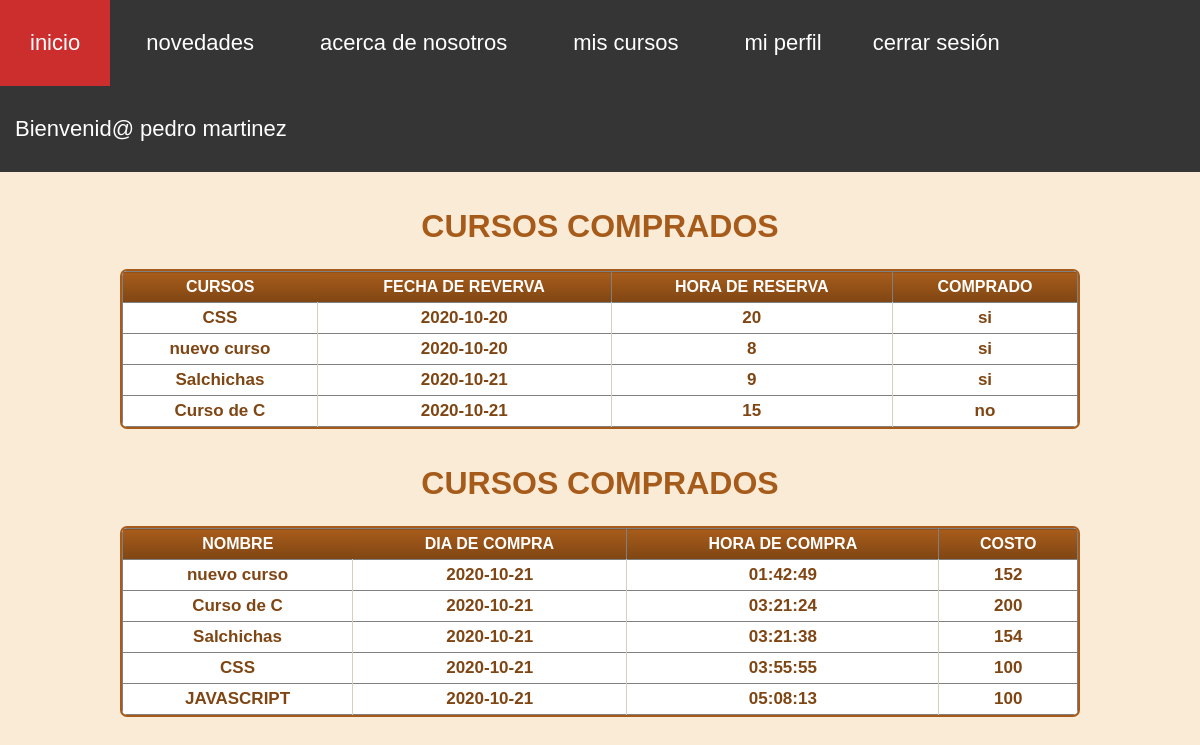
Screenshot of /carrito/lista_con_usuario.php (signed in) with the database file from the repository.
### tables this page shows
CREATE TABLE IF NOT EXISTS `reserva` (
  `id_res` int(11) NOT NULL AUTO_INCREMENT,
  `usuario_res` varchar(25) NOT NULL,
  `curso_res` varchar(25) NOT NULL,
  `fecha_res` date NOT NULL,
  `hora_res` time NOT NULL,
  `cupos` int(11) NOT NULL,
  `horarios` int(11) NOT NULL,
  `descuento` int(11) NOT NULL,
  `id_curso` int(11) NOT NULL,
  `comprado` varchar(2) NOT NULL,
  PRIMARY KEY (`id_res`)
);

CREATE TABLE IF NOT EXISTS `transaccion` (
  `id_transaccion` int(11) NOT NULL AUTO_INCREMENT,
  `dia_compra` date NOT NULL,
  `hora_compra` time NOT NULL,
  `dia_pedido` date NOT NULL,
  `descuento` varchar(2) NOT NULL,
  `nombre_curso` varchar(25) NOT NULL,
  `costo` int(11) NOT NULL,
  `id_curso` int(11) NOT NULL,
  `id_usuario` int(11) NOT NULL,
  PRIMARY KEY (`id_transaccion`)
);

### carrito/lista_con_usuario.php (the view, shortened to what this page needs)
<?php
require_once '../helper/control_par.php';
require_once '../conexion.php';
if(isset($_SESSION['usuario'])){
    $t=$_SESSION['usuario'];
    $usuario=$t['usuario'];
    $id_usua=$t['id_usuario'];
}
$sql="SELECT * FROM reserva";
    $listado=$conn->query($sql);
$sql1="SELECT * FROM transaccion";
    $listado1=$conn->query($sql1);
?>
<!DOCTYPE html>
<html lang="es">
<head>
    <link rel="stylesheet" type="text/css" href="../style/style.css">
    <link rel="stylesheet" type="text/css" href="../style/style1.css">
</head>
<body>
    <?php require_once ('../view/menu_navegacion_us.php'); ?>
    <center>
        <br>
        <br>
        <h1>CURSOS COMPRADOS</h1>
    <div class="datagrid">
    <table border="1">
            <thead>
                <tr>
                    <th>CURSOS</th>
                    <th>FECHA DE REVERVA</th>
                    <th>HORA DE RESERVA</th>
                    <th>COMPRADO</th>
                </tr>
            </thead>
            <tbody>
                <?php
                if($listado->num_rows>0){
                    while ($row=$listado->fetch_assoc()){
                        $usuario_res=$row['usuario_res'];
                        if($usuario==$usuario_res){
                        ?>
                <tr>
                    <td><?php echo $row['curso_res'];?></td>
                    <td><?php echo $row['fecha_res'];?></td>
                    <td><?php echo $row['horarios'];?></td>
                    <td><?php echo $row['comprado'];?></td>
                </tr>
                <?php
                    }
                    }
                }
                else{
                    echo "No existen datos en la tabla";
                }
                ?>
            </tbody>
        </table>
        </div>
        </center>
        <center>
        <br>
        <br>
        <h1>CURSOS COMPRADOS</h1>
        <div class="datagrid">
        <table border="1">
            <thead>
                <tr>
                    <th>NOMBRE</th>
                    <th>DIA DE COMPRA</th>
                    <th>HORA DE COMPRA</th>
                    <th>COSTO</th>
                </tr>
            </thead>
            <tbody>
                <?php
                if($listado1->num_rows>0){
                    while ($row=$listado1->fetch_assoc()){
                        $usuario_id=$row['id_usuario'];
                        if( $id_usua==$usuario_id){
                        ?>
                <tr>
                    <td><?php echo $row['nombre_curso'];?></td>
                    <td><?php echo $row['dia_compra'];?></td>
                    <td><?php echo $row['hora_compra'];?></td>
                    <td><?php echo $row['costo'];?></td>
                </tr>
                <?php
                    }
                    }
                }
                else{
                    echo "No existen datos en la tabla";
                }
                ?>
            </tbody>
        </table>
            </div>
        </center>
</body>
</html>

### style/style.css (style rules this page uses)
* { margin:0;; padding:0px; font-family: sans-serif; box-sizing: border-box; font-family: Arial, Helvetica, sans-serif; }
body { background-color: antiquewhite; }

### style/style1.css (style rules this page uses)
.datagrid table { border-collapse: collapse; text-align: left; width: 100%; text-align: center; }
.datagrid { margin-top: 2em; font: normal 12px/150% Arial, Helvetica, sans-serif; background: #fff; overflow: hidden; border: 2px solid #A65B1A; -webkit-border-radius: 7px; -moz-border-radius: 7px; border-radius: 7px; width: 80%; text-align: center; }
.datagrid table td, .datagrid table th { padding: 6px 8px; }
.datagrid table thead th { background:-webkit-gradient( linear, left top, left bottom, color-stop(0.05, #A65B1A), color-stop(1, #7F4614) ); background:-moz-linear-gradient( center top, #A65B1A 5%, #7F4614 100% ); filter:progid:DXImageTransform.Microsoft.gradient(startColorstr='#A65B1A', endColorstr='#7F4614'); background-color:#A65B1A; color:#FFFFFF; font-size: 16px; font-weight: bold; border-left: 0px solid #BF691E; }
.datagrid table thead th:first-child { border: none; }
.datagrid table tbody td { color: #7F4614; border-left: 1px solid #D9CFB8; font-size: 17px; font-weight: bold; }
.datagrid table tbody td:first-child { border-left: none; }
.datagrid table tbody tr:last-child td { border-bottom: none; }

### carrito/lista_con_usuario.php (style rules this page uses)
h1 { color: #A65B1A; }

### rows the page displays
reserva: curso_res "CSS", fecha_res "2020-10-20", horarios "20", comprado "si"
reserva: curso_res "nuevo curso", fecha_res "2020-10-20", horarios "8", comprado "si"
reserva: curso_res "Salchichas", fecha_res "2020-10-21", horarios "9", comprado "si"
reserva: curso_res "Curso de C", fecha_res "2020-10-21", horarios "15", comprado "no"
transaccion: nombre_curso "nuevo curso", dia_compra "2020-10-21", hora_compra "01:42:49", costo "152"
transaccion: nombre_curso "Curso de C", dia_compra "2020-10-21", hora_compra "03:21:24", costo "200"
transaccion: nombre_curso "Salchichas", dia_compra "2020-10-21", hora_compra "03:21:38", costo "154"
transaccion: nombre_curso "CSS", dia_compra "2020-10-21", hora_compra "03:55:55", costo "100"
transaccion: nombre_curso "JAVASCRIPT", dia_compra "2020-10-21", hora_compra "05:08:13", costo "100"

### other values shown
$nombre['nombres'] "pedro"
$nombre['apellidos'] "martinez"
